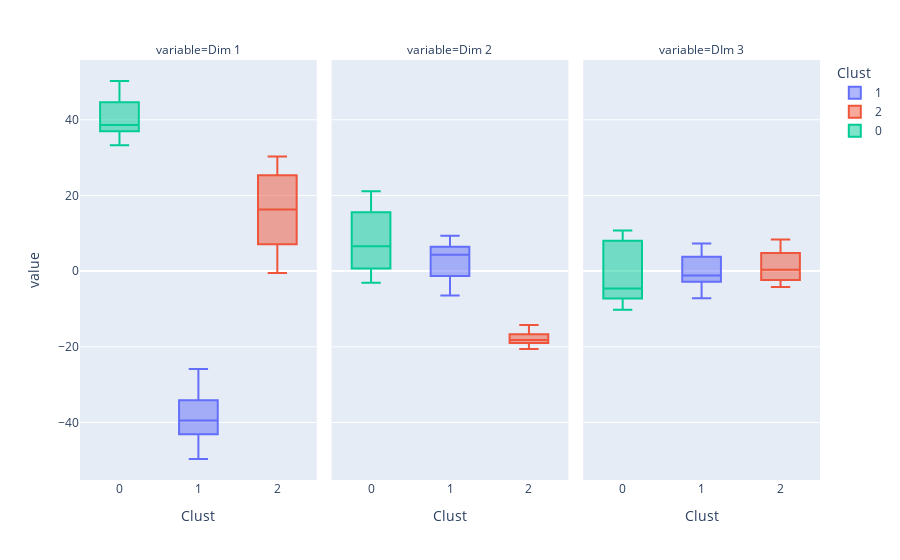

This figure's notebook cell:
### Code cell
# la distribution en fonction de la classification
aux=coord.assign(Clust=modelfin.labels_)
sm = aux.melt(id_vars='Clust')
fig=px.box(sm,x="Clust",y="value",facet_col="variable",facet_col_wrap=3,color="Clust")
fig.show()

### Figure 1 — Plotly figure (JSON) as saved in the notebook; plotly's stock layout.template omitted (floating-point values rounded to 4 significant figures)
{"data": [{"alignmentgroup": "True", "hovertemplate": "Clust=%{x}<br>variable=Dim 1<br>value=%{y}<extra></extra>", "legendgroup": "1", "marker": {"color": "#636efa"}, "name": "1", "notched": false, "offsetgroup": "1", "orientation": "v", "showlegend": true, "type": "box", "x": [1, 1, 1, 1, 1, 1, 1, 1, 1, 1, 1, 1, 1, 1, 1, 1], "x0": " ", "xaxis": "x", "y": [-42.92, -39.29, -38.49, -35.22, -40.38, -43.32, -33.52, -30.63, -39.73, -41.5, -34.8, -43.31, -46.62, -49.66, -27.19, -25.85], "y0": " ", "yaxis": "y"}, {"alignmentgroup": "True", "hovertemplate": "Clust=%{x}<br>variable=Dim 2<br>value=%{y}<extra></extra>", "legendgroup": "1", "marker": {"color": "#636efa"}, "name": "1", "notched": false, "offsetgroup": "1", "orientation": "v", "showlegend": false, "type": "box", "x": [1, 1, 1, 1, 1, 1, 1, 1, 1, 1, 1, 1, 1, 1, 1, 1], "x0": " ", "xaxis": "x2", "y": [4.164, 0.6399, 5.336, 4.543, 7.481, 9.363, -5.595, -6.446, 6.422, 3.658, 2.787, 6.499, 5.886, 8.861, -4.771, -3.278], "y0": " ", "yaxis": "y2"}, {"alignmentgroup": "True", "hovertemplate": "Clust=%{x}<br>variable=DIm 3<br>value=%{y}<extra></extra>", "legendgroup": "1", "marker": {"color": "#636efa"}, "name": "1", "notched": false, "offsetgroup": "1", "orientation": "v", "showlegend": false, "type": "box", "x": [1, 1, 1, 1, 1, 1, 1, 1, 1, 1, 1, 1, 1, 1, 1, 1], "x0": " ", "xaxis": "x3", "y": [0.515, 2.418, -2.686, -1.821, -2.866, -2.032, 7.171, 7.097, -0.4508, -2.706, 0.1124, -7.151, -4.977, -3.061, 7.309, 5.141], "y0": " ", "yaxis": "y3"}, {"alignmentgroup": "True", "hovertemplate": "Clust=%{x}<br>variable=Dim 1<br>value=%{y}<extra></extra>", "legendgroup": "2", "marker": {"color": "#EF553B"}, "name": "2", "notched": false, "offsetgroup": "2", "orientation": "v", "showlegend": true, "type": "box", "x": [2, 2, 2, 2, 2, 2, 2, 2], "x0": " ", "xaxis": "x", "y": [-0.5086, 30.28, 5.601, 23.17, 8.591, 19.39, 13.13, 27.5], "y0": " ", "yaxis": "y"}, {"alignmentgroup": "True", "hovertemplate": "Clust=%{x}<br>variable=Dim 2<br>value=%{y}<extra></extra>", "legendgroup": "2", "marker": {"color": "#EF553B"}, "name": "2", "notched": false, "offsetgroup": "2", "orientation": "v", "showlegend": false, "type": "box", "x": [2, 2, 2, 2, 2, 2, 2, 2], "x0": " ", "xaxis": "x2", "y": [-18.79, -17.24, -19.2, -14.26, -20.55, -18.19, -18.29, -16.09], "y0": " ", "yaxis": "y2"}, {"alignmentgroup": "True", "hovertemplate": "Clust=%{x}<br>variable=DIm 3<br>value=%{y}<extra></extra>", "legendgroup": "2", "marker": {"color": "#EF553B"}, "name": "2", "notched": false, "offsetgroup": "2", "orientation": "v", "showlegend": false, "type": "box", "x": [2, 2, 2, 2, 2, 2, 2, 2], "x0": " ", "xaxis": "x3", "y": [8.379, -1.292, 5.022, -3.361, 4.544, 2.076, -1.382, -4.196], "y0": " ", "yaxis": "y3"}, {"alignmentgroup": "True", "hovertemplate": "Clust=%{x}<br>variable=Dim 1<br>value=%{y}<extra></extra>", "legendgroup": "0", "marker": {"color": "#00cc96"}, "name": "0", "notched": false, "offsetgroup": "0", "orientation": "v", "showlegend": true, "type": "box", "x": [0, 0, 0, 0, 0, 0, 0, 0, 0, 0, 0, 0], "x0": " ", "xaxis": "x", "y": [36.43, 37.09, 48.18, 38.13, 39.09, 39.72, 33.28, 36.94, 45.56, 36.96, 43.67, 50.24], "y0": " ", "yaxis": "y"}, {"alignmentgroup": "True", "hovertemplate": "Clust=%{x}<br>variable=Dim 2<br>value=%{y}<extra></extra>", "legendgroup": "0", "marker": {"color": "#00cc96"}, "name": "0", "notched": false, "offsetgroup": "0", "orientation": "v", "showlegend": false, "type": "box", "x": [0, 0, 0, 0, 0, 0, 0, 0, 0, 0, 0, 0], "x0": " ", "xaxis": "x2", "y": [-3.068, 5.713, 15.99, -2.982, 5.555, 15.11, 0.4975, 7.466, 18.57, 0.8579, 12.24, 21.11], "y0": " ", "yaxis": "y2"}, {"alignmentgroup": "True", "hovertemplate": "Clust=%{x}<br>variable=DIm 3<br>value=%{y}<extra></extra>", "legendgroup": "0", "marker": {"color": "#00cc96"}, "name": "0", "notched": false, "offsetgroup": "0", "orientation": "v", "showlegend": false, "type": "box", "x": [0, 0, 0, 0, 0, 0, 0, 0, 0, 0, 0, 0], "x0": " ", "xaxis": "x3", "y": [-4.03, -0.9485, 10.74, -9.058, -5.936, 10.5, -8.577, -5.192, 8.575, -10.24, -5.16, 7.528], "y0": " ", "yaxis": "y3"}], "layout": {"annotations": [{"font": {}, "showarrow": false, "text": "variable=Dim 1", "x": 0.16, "xanchor": "center", "xref": "paper", "y": 1, "yanchor": "bottom", "yref": "paper"}, {"font": {}, "showarrow": false, "text": "variable=Dim 2", "x": 0.5, "xanchor": "center", "xref": "paper", "y": 1, "yanchor": "bottom", "yref": "paper"}, {"font": {}, "showarrow": false, "text": "variable=DIm 3", "x": 0.84, "xanchor": "center", "xref": "paper", "y": 1, "yanchor": "bottom", "yref": "paper"}], "boxmode": "overlay", "legend": {"title": {"text": "Clust"}, "tracegroupgap": 0}, "margin": {"t": 60}, "xaxis": {"anchor": "y", "categoryarray": [1, 2, 0], "categoryorder": "array", "domain": [0, 0.32], "title": {"text": "Clust"}}, "xaxis2": {"anchor": "y2", "categoryarray": [1, 2, 0], "categoryorder": "array", "domain": [0.34, 0.66], "matches": "x", "title": {"text": "Clust"}}, "xaxis3": {"anchor": "y3", "categoryarray": [1, 2, 0], "categoryorder": "array", "domain": [0.68, 1.0], "matches": "x", "title": {"text": "Clust"}}, "yaxis": {"anchor": "x", "domain": [0, 1], "title": {"text": "value"}}, "yaxis2": {"anchor": "x2", "domain": [0, 1], "matches": "y", "showticklabels": false}, "yaxis3": {"anchor": "x3", "domain": [0, 1], "matches": "y", "showticklabels": false}}}
